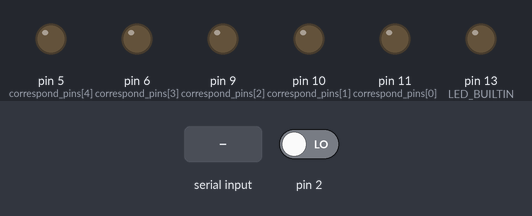
A sketch run on a simulated Arduino Uno, built with avr-gcc and run on an emulated ATmega328P. Parts: output pins drawn as LEDs (lit = HIGH). The test bench sets the inputs (shaded band); at power-on: pin 2 LOW.

Above: at 1.2 s.
1.3 s: "90,45\n" received over Serial
At 2.5 s:
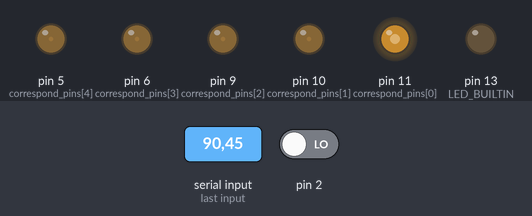
2.8 s: "30,150\n" received over Serial
At 3.8 s:
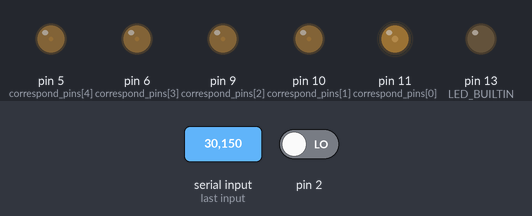
4.3 s: "200\n" received over Serial
At 4.8 s:
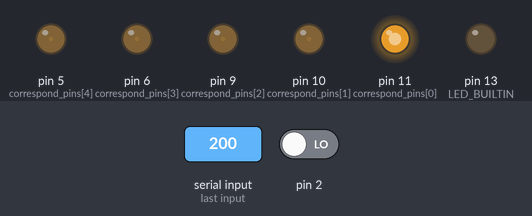
7.3 s: "90\n" received over Serial
At 8.3 s:
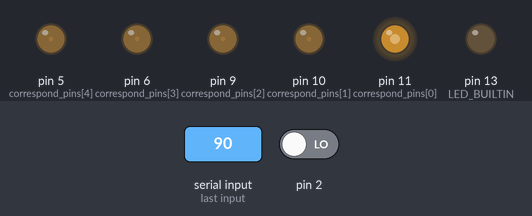
Timing chart, 0 to 9.8 s (numbered marks = the images above; inputs shaded):
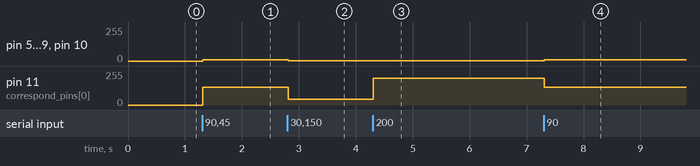

The sketch:

Connecting_to_python.ino
```cpp
String data_recv = "";

int temp_array[6];  //Stores the index of comma
int list_of_values[5];  //Stores the numbers at each comma
int correspond_pins[5] = {11,10,9,6,5}; //

int char_to_int(char my_char); // Converts a char data type into an int if possible
int string_to_int(String my_string); // converts a string data type into an int if possible
void string_index(char target, String temp_string); // Changes data of temp_array in the global scope, returns null.
void get_values(String temp_string); // Changes data of list_of_values in the global schope, returns null.
void print_to_serial(); // Print from list_of_values to serial monitor

void setup() {
  // put your setup code here, to run once:
  pinMode(LED_BUILTIN, OUTPUT);
  Serial.begin(9600);
  Serial.setTimeout(5);
  attachInterrupt(digitalPinToInterrupt(2), print_to_serial, RISING);
}

void loop() {
  // put your main code here, to run repeatedly:
  if(Serial.available()>0){
    data_recv = Serial.readString();
    string_index(',', data_recv);
    get_values(data_recv);
    for (int i = 0; i < 5; i++){
      analogWrite(correspond_pins[i], list_of_values[i]);
    }
    data_recv="";
  }
}


int char_to_int(char my_char){
  int ret_val = ((int)my_char - 48);
  if (ret_val < 0 || ret_val >= 10){
    return 0;
  }else{
    return ret_val;};
}

int string_to_int(String my_string){
  int sum = 0;
  for (int i = 0; i < my_string.length(); i++){
    sum = sum + (char_to_int(my_string[i]) * pow(10, (my_string.length()-i-1)));
  }
  return sum;
}

void string_index(char target, String temp_string){
  int current_index = 0;
  for (int i = 0; i < temp_string.length(); i++){
    if(temp_string[i] == target){
      temp_array[current_index] = i;
      current_index++;
    }
  }
}

void get_values(String temp_string) // Changes data of list_of_values in the global schope, returns null.
{
  String sub_string;
  for (int i = 0; i < 5;i++){
    sub_string = temp_string.substring(temp_array[i]+1, temp_array[i+1]);
    list_of_values[i] = string_to_int(sub_string);
    sub_string = "";
  }
}

void print_to_serial() // Print from list_of_values to serial monitor
{
  for (int i = 0; i < 5; i++){
    Serial.print(list_of_values[i]);
    Serial.print(" ");
  }
Serial.println();
}
```

Measured:
- after the input at 1.3 s, pin 5 (correspond_pins[4]), pin 6 (correspond_pins[3]), pin 9 (correspond_pins[2]), pin 10 (correspond_pins[1]): 0/255 → 9/255 at once; pin 11 (correspond_pins[0]): 0/255 → 132/255 at once
- after the input at 2.8 s, pin 5 (correspond_pins[4]), pin 6 (correspond_pins[3]), pin 9 (correspond_pins[2]), pin 10 (correspond_pins[1]): 9/255 → 3/255 at once; pin 11 (correspond_pins[0]): 132/255 → 44/255 at once
- after the input at 4.3 s, pin 5 (correspond_pins[4]), pin 6 (correspond_pins[3]), pin 9 (correspond_pins[2]), pin 10 (correspond_pins[1]): 3/255 → 2/255 at once; pin 11 (correspond_pins[0]): 44/255 → 200/255 at once
- after the input at 7.3 s, pin 5 (correspond_pins[4]), pin 6 (correspond_pins[3]), pin 9 (correspond_pins[2]), pin 10 (correspond_pins[1]): 2/255 → 9/255 at once; pin 11 (correspond_pins[0]): 200/255 → 132/255 at once
